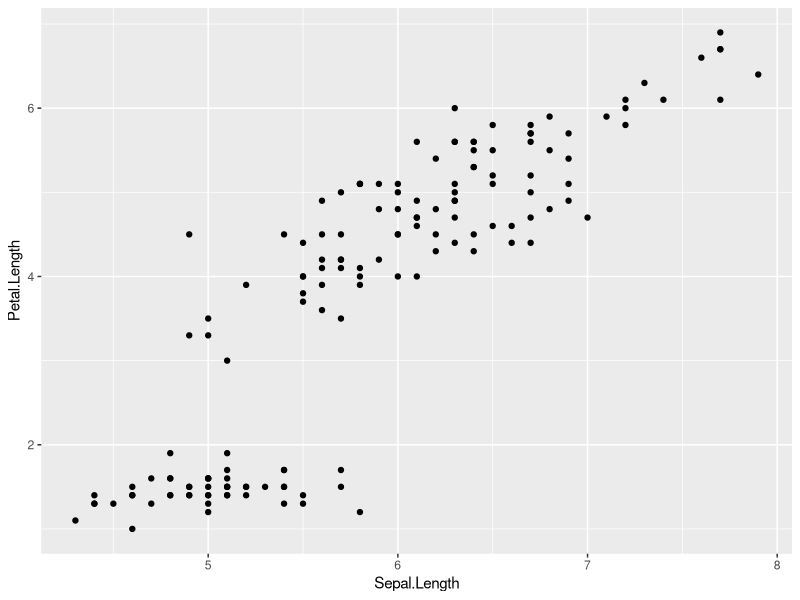
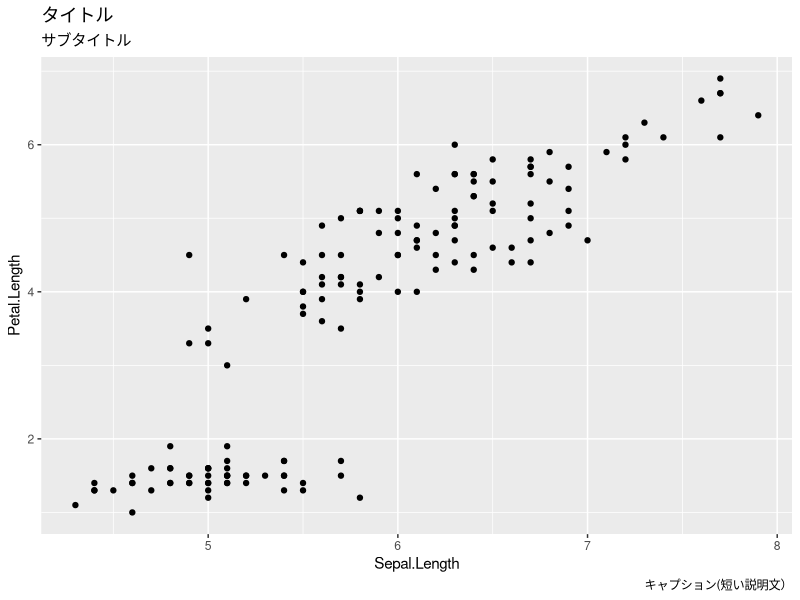
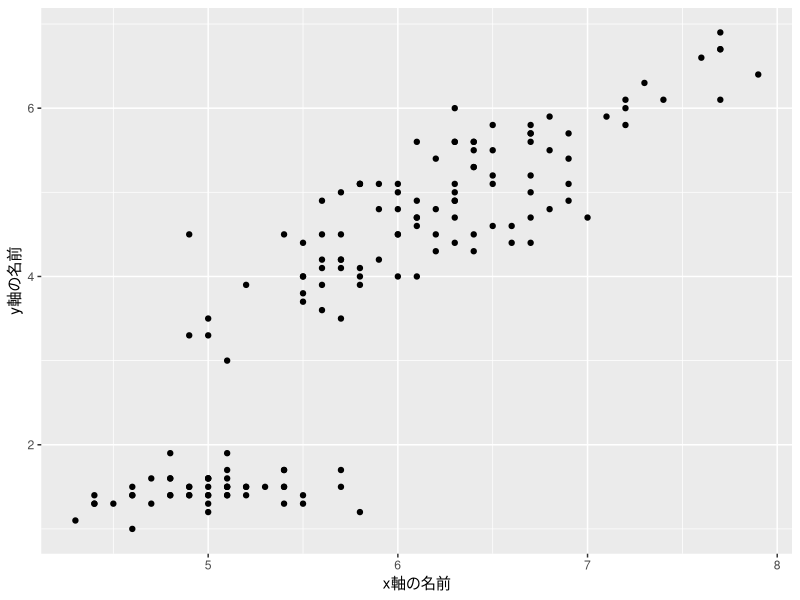
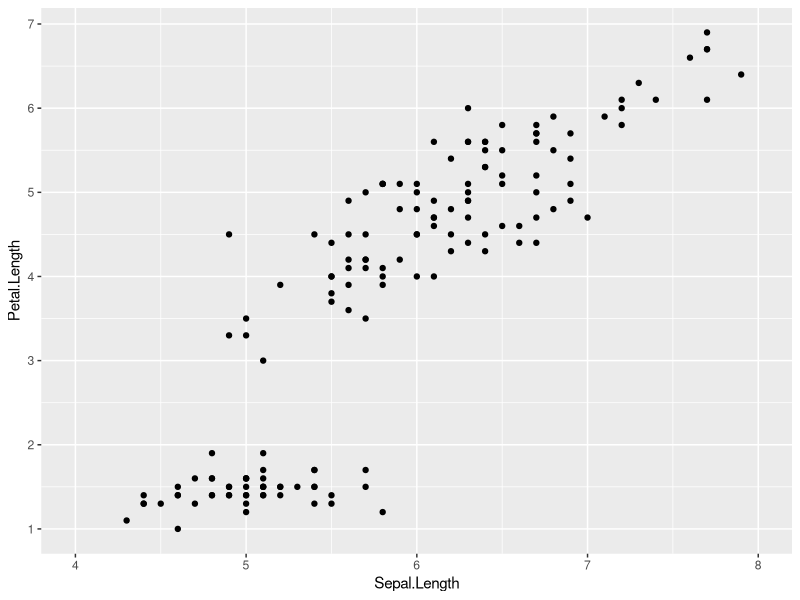
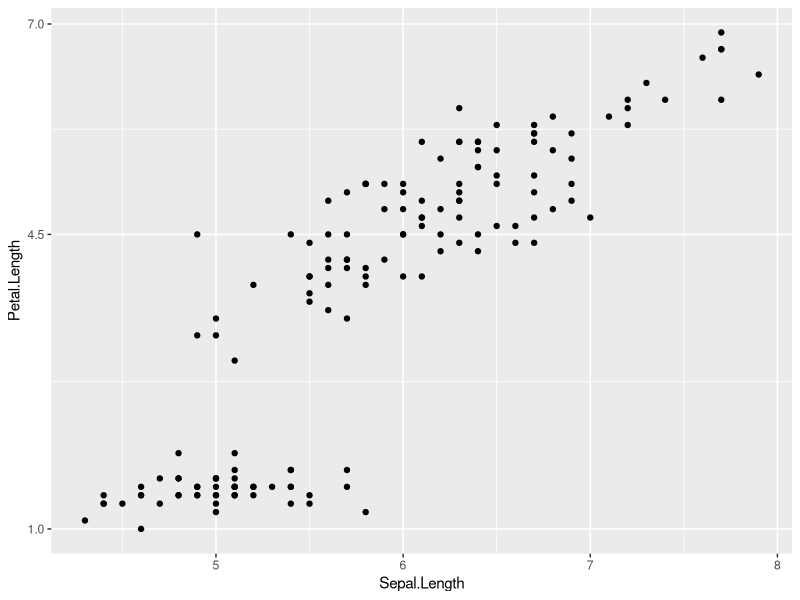
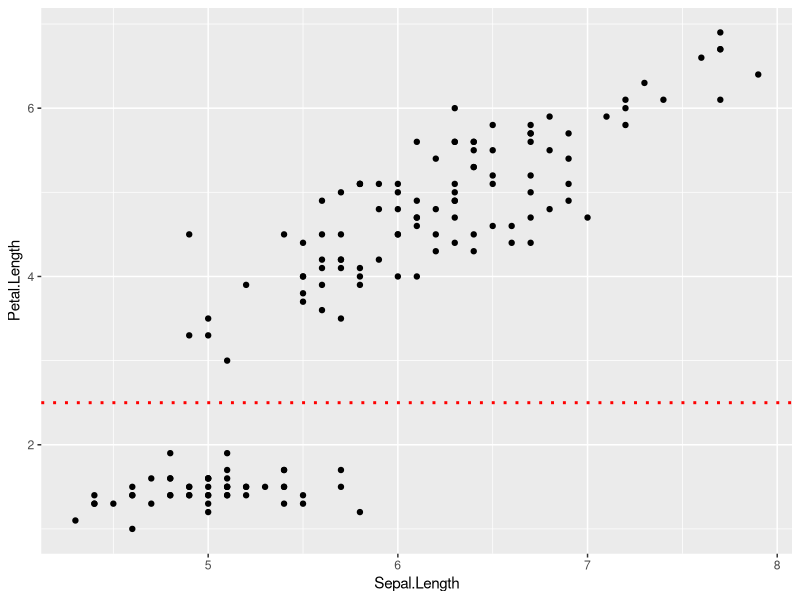
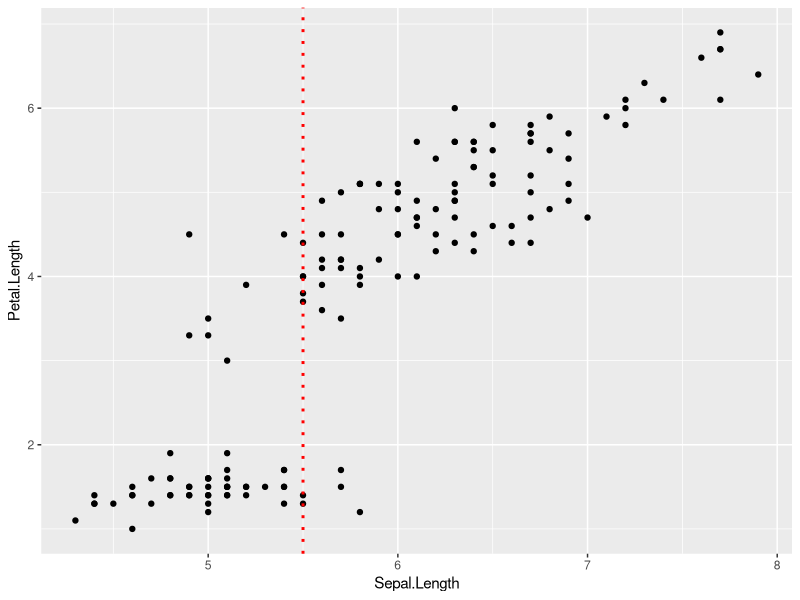
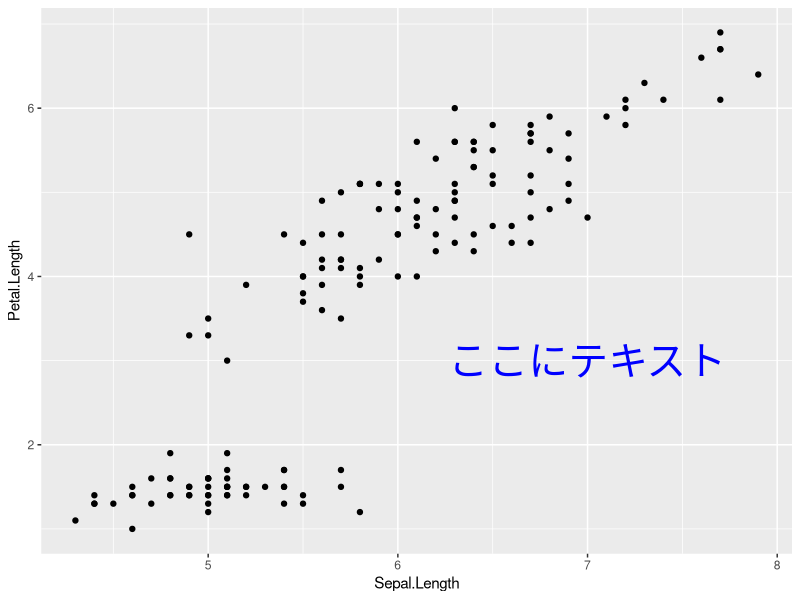

Generate these figures, in order, with R:
## ---- chunk 1
knitr::opts_chunk$set(echo = TRUE, warning = FALSE, message = FALSE)
## ---- chunk 2
library(tidyverse)
## ---- chunk 3
p <- 
ggplot(iris, aes(Sepal.Length, Petal.Length)) +
  geom_point()

p 
## ---- chunk 4
p +
  labs(
    title = "タイトル",
    subtitle = "サブタイトル",
    caption = "キャプション(短い説明文）"
       )
## ---- chunk 5
p +
  labs(
    x = "x軸の名前",
    y = "y軸の名前"
       )
## ---- chunk 6
summary(iris)
## ---- chunk 7
p +
  scale_x_continuous(
    breaks = seq(from = 4, to = 8, by = 1), # 4から8まで1ずつ増える
    limits = c(4, 8)) +                     # 4を表示したい場合
  scale_y_continuous(
    breaks = seq(from = 1, to = 7, by = 1)) # 1から7まで1ずつ増える
## ---- chunk 8
p +
  scale_y_continuous(
    breaks = c(1, 4.5, 7))       
## ---- chunk 9
p +
  geom_hline(yintercept = 2.5,
             linetype = "dotted",
             color = "red",
             size = 1)

## ---- chunk 10
p +
  geom_vline(xintercept = 5.5,
             linetype = "dotted",
             color = "red",
             size = 1)

## ---- chunk 11
p +
  annotate("text",
           x = 7, y =3,  # テキストの中心座標位置
           label = "ここにテキスト",
           color = "blue",
           size = 10)
## ---- chunk 12
pc <- 
ggplot(iris) +
  geom_point(aes(Sepal.Length, Petal.Length,
                 color = Species))

pc 
## ---- chunk 13
pc +
  scale_color_manual(values = c("red", "green", "blue"))
## ---- chunk 14
pc +
  scale_color_manual(values = c("red", "green", "blue"),
                     labels = c("赤", "緑", "青"))
## ---- chunk 15
pc +
  facet_wrap(vars(Species))
